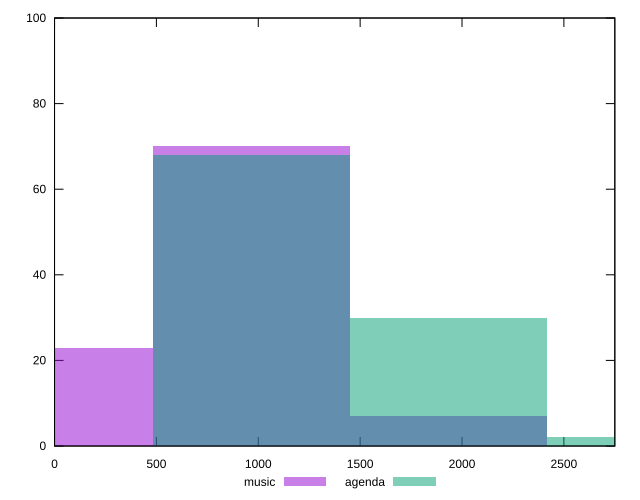

The script that saved this image:
reset

$music <<EOF
0 23
966.989842681086 70
1933.979685362172 7
EOF

$agenda <<EOF
1933.979685362172 30
966.989842681086 68
2900.969528043258 2
EOF

set key outside below
set boxwidth 966.989842681086
set xrange [0:2750]
set yrange [0:100]
set trange [0:100]
set style fill transparent solid 0.5 noborder
set terminal svg size 640, 500 enhanced background rgb 'white'
set output "reports/report_00028_2021-02-24T12-49-42.674Z/uses-http2/comparison/histogram/0_vs_1.svg"

plot $music title "music" with boxes, \
     $agenda title "agenda" with boxes

reset
